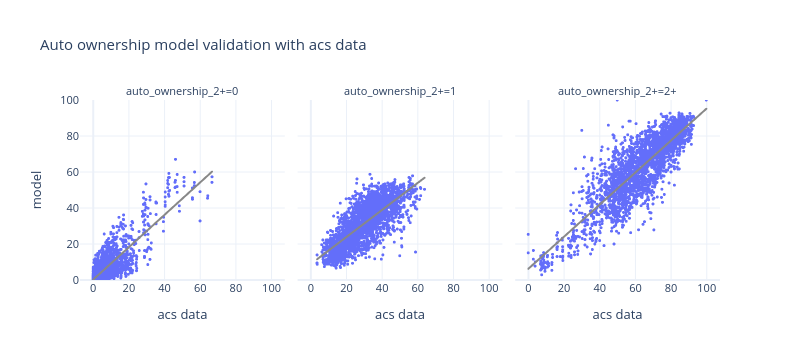

The cell this chart's notebook holds for it:
### Markdown cell above
- scatterplot

### Code cell
df_plot = pd.pivot(bg_auto_ownership, index=['block_group_id','auto_ownership_2+'], columns='source', values='percentage').reset_index()



fig = px.scatter(df_plot, x="acs data", y="model", trendline="ols", trendline_color_override='rgb(136, 136, 136)',
                 template="plotly_white",
                 facet_col='auto_ownership_2+', height=400, width=1000,
                 title="Auto ownership model validation with acs data")
fig.update_xaxes(dtick=20)
fig.update_yaxes(dtick=20,range=[0, 100])
fig.update_traces(marker_size=3)
fig.update_layout(height=360, width=800, font=dict(size=11))
fig.show()

### Figure 1 — Plotly figure (JSON) as saved in the notebook; plotly's stock layout.template omitted (floating-point values rounded to 4 significant figures; data arrays with more than 128 entries replaced by an {"elided": "..."} marker saying what was removed)
{"data": [{"hovertemplate": "auto_ownership_2+=0<br>acs data=%{x}<br>model=%{y}<extra></extra>", "legendgroup": "", "marker": {"color": "#636efa", "size": 3, "symbol": "circle"}, "mode": "markers", "name": "", "showlegend": false, "type": "scattergl", "x": {"elided": "2641 float values"}, "xaxis": "x", "y": {"elided": "2641 float values"}, "yaxis": "y"}, {"hovertemplate": "<b>OLS trendline</b><br>model = 0.89881 * acs data + 0.221364<br>R<sup>2</sup>=0.702486<br><br>auto_ownership_2+=0<br>acs data=%{x}<br>model=%{y} <b>(trend)</b><extra></extra>", "legendgroup": "", "line": {"color": "rgb(136, 136, 136)"}, "marker": {"color": "#636efa", "size": 3, "symbol": "circle"}, "mode": "lines", "name": "", "showlegend": false, "type": "scattergl", "x": {"elided": "2576 float values"}, "xaxis": "x", "y": {"elided": "2576 float values"}, "yaxis": "y"}, {"hovertemplate": "auto_ownership_2+=1<br>acs data=%{x}<br>model=%{y}<extra></extra>", "legendgroup": "", "marker": {"color": "#636efa", "size": 3, "symbol": "circle"}, "mode": "markers", "name": "", "showlegend": false, "type": "scattergl", "x": {"elided": "2641 float values"}, "xaxis": "x2", "y": {"elided": "2641 float values"}, "yaxis": "y2"}, {"hovertemplate": "<b>OLS trendline</b><br>model = 0.75039 * acs data + 8.84351<br>R<sup>2</sup>=0.593740<br><br>auto_ownership_2+=1<br>acs data=%{x}<br>model=%{y} <b>(trend)</b><extra></extra>", "legendgroup": "", "line": {"color": "rgb(136, 136, 136)"}, "marker": {"color": "#636efa", "size": 3, "symbol": "circle"}, "mode": "lines", "name": "", "showlegend": false, "type": "scattergl", "x": {"elided": "2631 float values"}, "xaxis": "x2", "y": {"elided": "2631 float values"}, "yaxis": "y2"}, {"hovertemplate": "auto_ownership_2+=2+<br>acs data=%{x}<br>model=%{y}<extra></extra>", "legendgroup": "", "marker": {"color": "#636efa", "size": 3, "symbol": "circle"}, "mode": "markers", "name": "", "showlegend": false, "type": "scattergl", "x": {"elided": "2641 float values"}, "xaxis": "x3", "y": {"elided": "2641 float values"}, "yaxis": "y3"}, {"hovertemplate": "<b>OLS trendline</b><br>model = 0.889208 * acs data + 6.18285<br>R<sup>2</sup>=0.729200<br><br>auto_ownership_2+=2+<br>acs data=%{x}<br>model=%{y} <b>(trend)</b><extra></extra>", "legendgroup": "", "line": {"color": "rgb(136, 136, 136)"}, "marker": {"color": "#636efa", "size": 3, "symbol": "circle"}, "mode": "lines", "name": "", "showlegend": false, "type": "scattergl", "x": {"elided": "2633 float values"}, "xaxis": "x3", "y": {"elided": "2633 float values"}, "yaxis": "y3"}], "layout": {"annotations": [{"font": {}, "showarrow": false, "text": "auto_ownership_2+=0", "x": 0.16, "xanchor": "center", "xref": "paper", "y": 1.0, "yanchor": "bottom", "yref": "paper"}, {"font": {}, "showarrow": false, "text": "auto_ownership_2+=1", "x": 0.5, "xanchor": "center", "xref": "paper", "y": 1.0, "yanchor": "bottom", "yref": "paper"}, {"font": {}, "showarrow": false, "text": "auto_ownership_2+=2+", "x": 0.84, "xanchor": "center", "xref": "paper", "y": 1.0, "yanchor": "bottom", "yref": "paper"}], "font": {"size": 11}, "height": 360, "legend": {"tracegroupgap": 0}, "title": {"text": "Auto ownership model validation with acs data"}, "width": 800, "xaxis": {"anchor": "y", "domain": [0.0, 0.32], "dtick": 20, "title": {"text": "acs data"}}, "xaxis2": {"anchor": "y2", "domain": [0.34, 0.66], "dtick": 20, "matches": "x", "title": {"text": "acs data"}}, "xaxis3": {"anchor": "y3", "domain": [0.68, 1.0], "dtick": 20, "matches": "x", "title": {"text": "acs data"}}, "yaxis": {"anchor": "x", "domain": [0.0, 1.0], "dtick": 20, "range": [0, 100], "title": {"text": "model"}}, "yaxis2": {"anchor": "x2", "domain": [0.0, 1.0], "dtick": 20, "matches": "y", "range": [0, 100], "showticklabels": false}, "yaxis3": {"anchor": "x3", "domain": [0.0, 1.0], "dtick": 20, "matches": "y", "range": [0, 100], "showticklabels": false}}}
